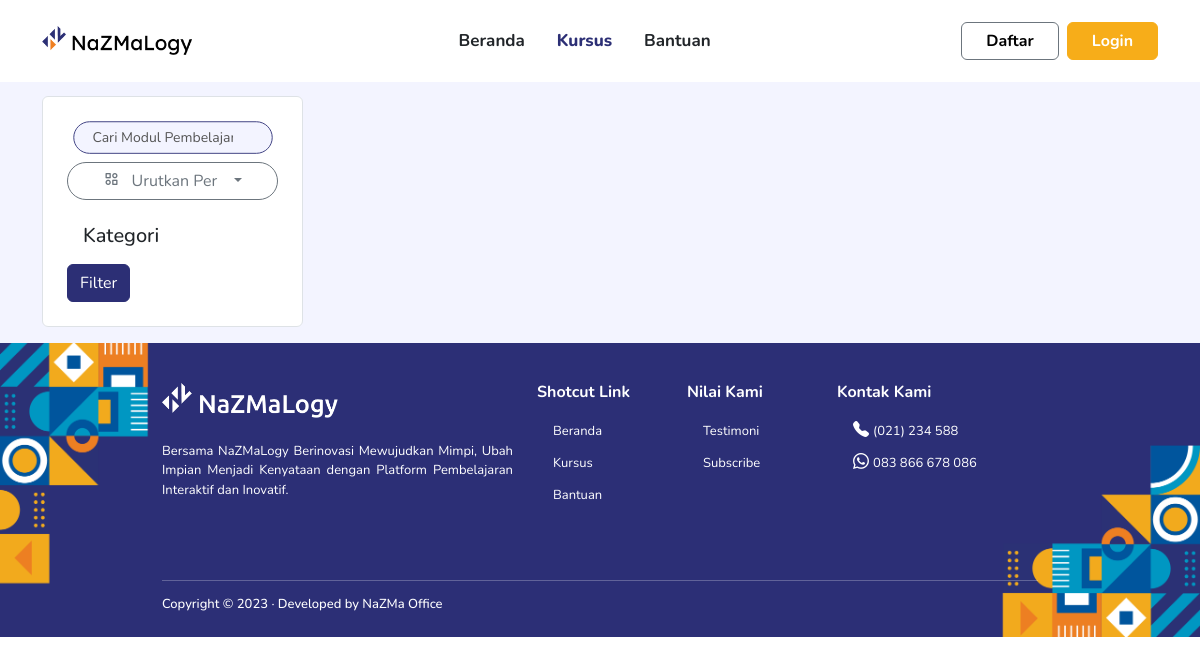
/index.php/front/listClass, run on an earlier commit of the app's database.
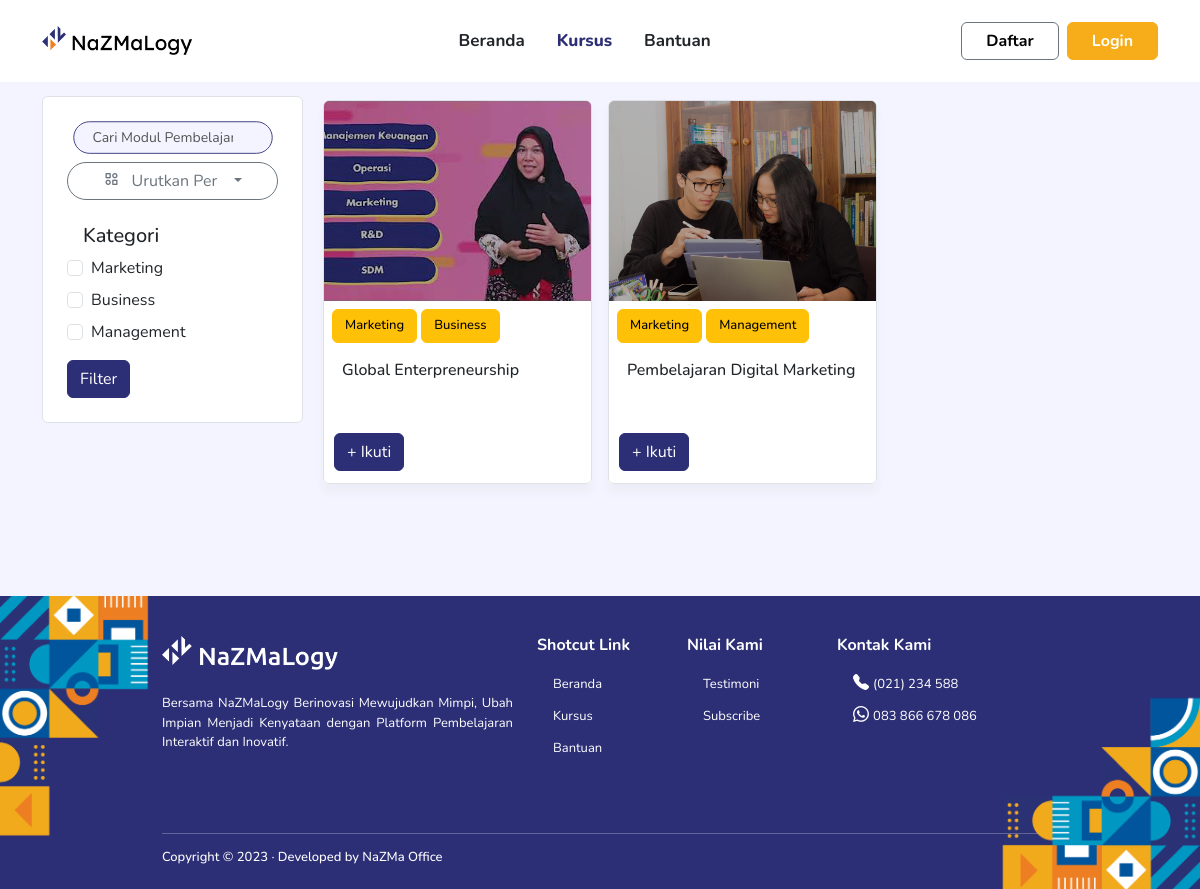
And on a later commit of the database.
### tables this page shows
CREATE TABLE IF NOT EXISTS `categories` (
  `id` bigint unsigned NOT NULL AUTO_INCREMENT,
  `name` varchar(255) NOT NULL,
  PRIMARY KEY (`id`)
);

CREATE TABLE IF NOT EXISTS `courses` (
  `id` bigint unsigned NOT NULL AUTO_INCREMENT,
  `cover` text,
  `rating` decimal(20,1) DEFAULT '0.0',
  `participant` int DEFAULT '0',
  `title` varchar(255) DEFAULT NULL,
  `instructor` varchar(255) DEFAULT NULL,
  `summary` text,
  `intro_link` text,
  `intro_duration` int DEFAULT NULL,
  `created_at` timestamp NULL DEFAULT CURRENT_TIMESTAMP ON UPDATE CURRENT_TIMESTAMP,
  `updated_at` timestamp NULL DEFAULT CURRENT_TIMESTAMP ON UPDATE CURRENT_TIMESTAMP,
  PRIMARY KEY (`id`)
);

### application/controllers/Front.php (called while the page is built, shortened)
<?php
class Front extends CI_Controller
{
      function __construct()
      {
            $this->load->model('FrontModel');
            $this->load->model('CourseModel');
            $this->load->model('CategoryModel');
      }
      public function listClass()
      {
            $data = [
                  'title_page' => 'NaZMaLogy | List Class',
                  'categories' => $this->CategoryModel->get_data_category(),
                  'course' => $this->CourseModel->get_data_course_non_auth()
            ];
            $this->load->view('layout/front/style', $data);
            $this->load->view('layout/front/navbar');
            $this->load->view('layout/front/mobile_bar');
            $this->load->view('listClass', $data);
            $this->load->view('layout/front/footer');
            $this->load->view('layout/front/script');
      }
}

### index.php (called while the page is built, shortened)
<?php
require_once BASEPATH.'core/CodeIgniter.php';

### application/models/CategoryModel.php (called while the page is built, shortened)
<?php
class CategoryModel extends CI_Model
{
    public function get_data_category()
    {
        $query = $this->db->get('categories');
        return $query->result();
    }
}

### application/models/CourseModel.php (called while the page is built, shortened)
<?php
class CourseModel extends CI_Model
{
    public function get_data_course_non_auth()
    {
        $this->db->select('c.*, GROUP_CONCAT(categories.name) as category');
        $this->db->from('courses c');
        $this->db->join('course_has_category chc', 'c.id = chc.id_course');
        $this->db->join('categories', 'chc.id_category = categories.id');
        $this->db->group_by('c.id');
        $this->db->order_by('created_at', 'desc');
        $query = $this->db->get();
        return $query->result();
    }
}

### application/views/listClass.php (the view, shortened to what the rows shown need)
<link rel="stylesheet" href="https://cdn.jsdelivr.net/npm/sweetalert2@11.1.3/dist/sweetalert2.min.css">
<section id="list-class" class="bg-light-primary">
    <div class="container">
        <div class="pt-5 mt-5">
            <div class="row">
                <div class="col-lg-3 col-md-4 d-none d-md-inline col-mb-4 pb-3" data-aos="fade-up" data-aos-duration="700">
                    <div class="bg-white border rounded p-4">
                        <form action="<?php echo base_url('front/course_filter_by_category'); ?>" method="post">
                            <?php foreach ($categories as $category) { ?>
                                <div class="form-check mt-2 mb-2">
                                    <input class="form-check-input" value="<?php echo $category->id; ?>" name="category[]" type="checkbox" <?php if (isset($selected_categories) && in_array($category->id, $selected_categories)) echo 'checked' ?>>
                                    <label class="form-check-label">
                                        <?= $category->name ?>
                                    </label>
                                </div>
                            <?php } ?>
                        </form>
                    </div>
                </div>
                <div class="col-md-8 col-lg-9 pb-5 mb-5">
                    <div class="row">
                        <?php
                        $no = 1;
                        foreach ($course as $data) { ?>
                            <div class="col-lg-4 col-md-6 pb-3 p-1 px-2">
                                <div class="card-class" data-aos="fade-up" data-aos-duration="700">
                                    <div class="d-flex flex-column rounded border">
                                        <div class="class-image">
                                            <img src="<?= base_url('assets/images/admin/course/' . $data->cover) ?>">
                                            <div class="marker"></div>
                                        </div>
                                        <div class="p-2 pb-0 d-flex gap-1 flex-wrap">
                                            <?php
                                            $category = explode(',', $data->category);
                                            foreach ($category as $kat) {
                                                echo "
                                    <button class='btn btn-warning fw-medium' style='font-size:13px'>" . $kat . "</button>";
                                            }
                                            ?>
                                        </div>
                                        <div class="class-title">
                                            <h6 class="ft-7 p-2"><?= $data->title ?></h6>
                                        </div>
                                        <div class="class-action">
                                            <div class="d-flex justify-content-between">
                                                <div class="detail-bottom">
                                                    <?php if ($this->session->userdata('is_login')) : ?>
                                                        <?php echo anchor('userBranch/classpath/detail_course/' . $data->id, "
                                                        <button class='btn btn-primary bg-first text-xl border-first'>+ Ikuti</button>
                                                    "); ?>
                                                    <?php else : ?>
                                                        <button id="myButton<?= $no++ ?>" class='btn btn-primary bg-first text-xl border-first'>+ Ikuti</button>
                                                    <?php endif; ?>
                                                </div>
                                            </div>
                                        </div>
                                    </div>
                                </div>
                            </div>
                        <?php } ?>
                    </div>
                </div>
            </div>
        </div>
    </div>
</section>

What changed in the data, as far as the page shows it:
added categories: name "Marketing"
added categories: name "Business"
added categories: name "Management"
added courses: cover (placeholder picture), kat "Marketing", kat "Business", title "Global Enterpreneurship"
added courses: cover (picture), kat "Marketing", kat "Management", title "Pembelajaran Digital Marketing"
